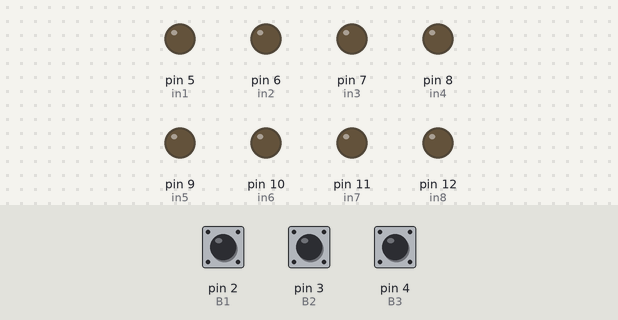
A sketch run on a simulated Arduino Uno, built with avr-gcc and run on an emulated ATmega328P. Shown: output pins drawn as LEDs (lit = HIGH). The test bench sets the inputs (shaded band); at power-on: pin 2 (B1) HIGH, pin 4 (B3) HIGH, pin 3 (B2) HIGH.

Above: at 1.2 s.
1.3 s: pin 2 (B1) pulled LOW for 0.15 s
At 2.8 s:
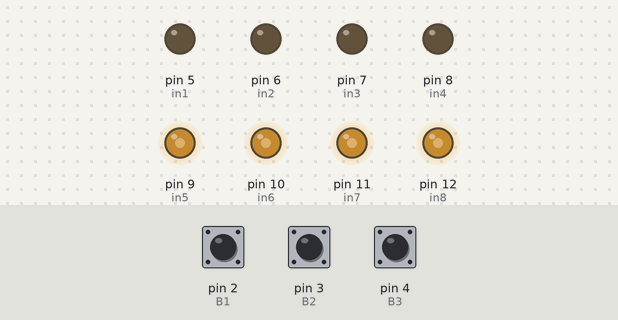
4.3 s: pin 4 (B3) pulled LOW for 0.15 s
At 6.8 s:
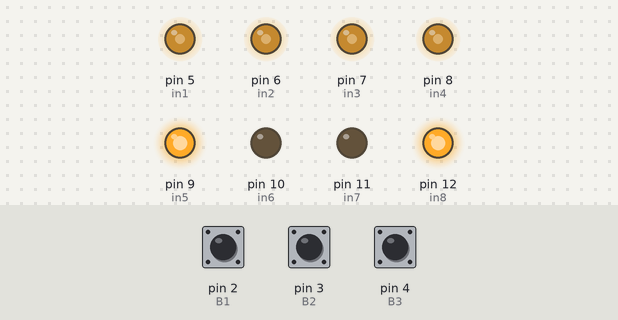
7.3 s: pin 2 (B1) pulled LOW for 3.2 s
At 9.7 s:
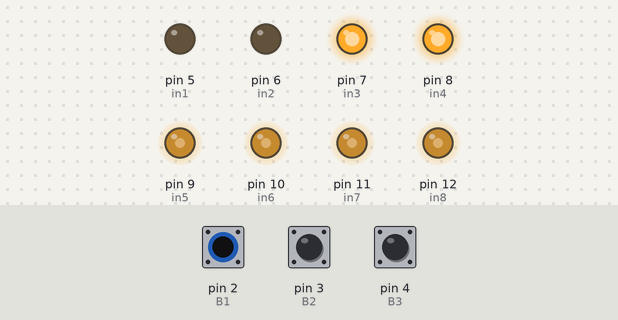
12.0 s: pin 3 (B2) pulled LOW for 3.2 s
At 17.4 s:
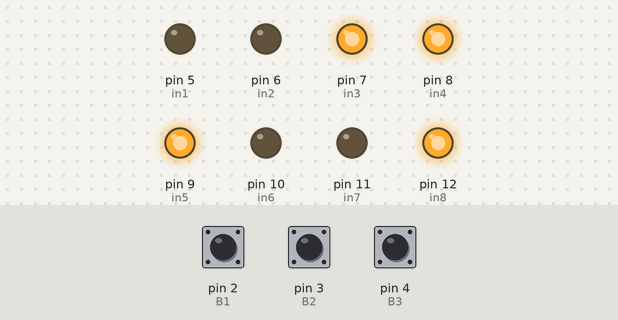
17.6 s: pin 4 (B3) pulled LOW for 1 s
At 20.5 s:
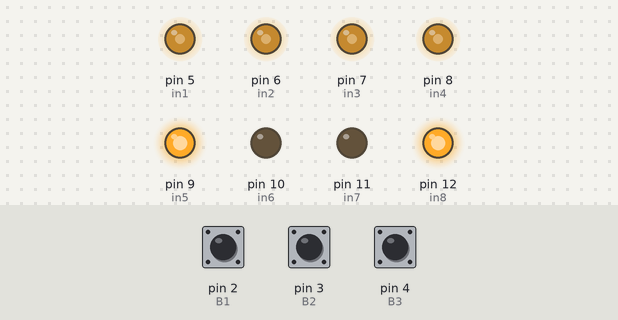
21.6 s: pin 2 (B1) pulled LOW for 1 s
At 22.3 s:
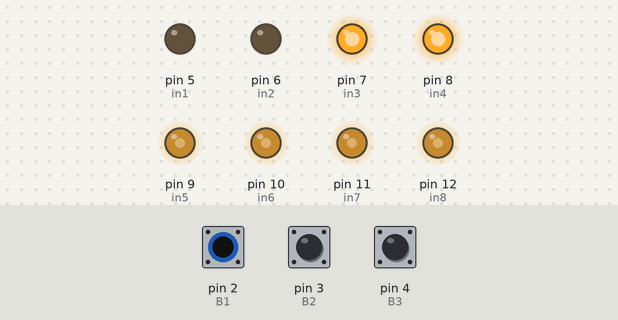
Timing chart, 0 to 25.6 s (numbered marks = the images above; inputs shaded):
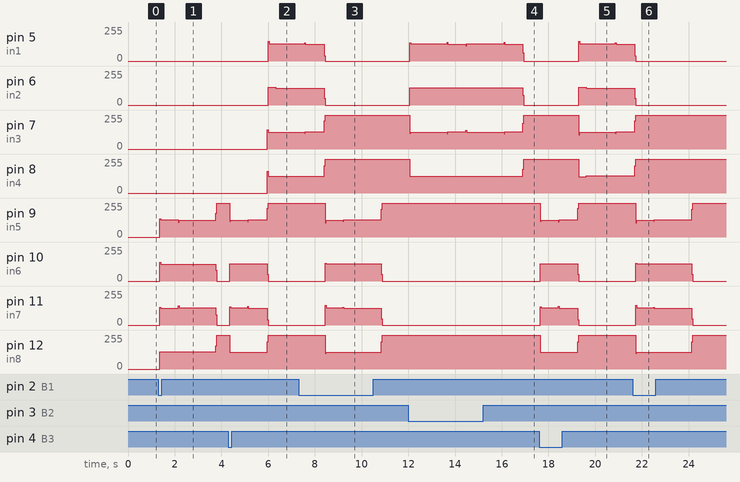

Measured:
- after the input at 1.3 s, pin 9 (in5): 0/255 → 129/255 after 0.05 s, → 126/255 0.80 s later, → 255/255 1.6 s later; pin 10 (in6): 0/255 → 126/255 after 0.05 s, → 0/255 2.4 s later; pin 11 (in7): 0/255 → 126/255 after 0.05 s, → 129/255 0.80 s later, → 0/255 1.6 s later; pin 12 (in8): 0/255 → 129/255 after 0.05 s, → 255/255 2.4 s later
- after the input at 4.3 s, pin 5 (in1): 0/255 → 129/255 after 1.7 s; pin 6 (in2): 0/255 → 134/255 after 1.7 s, → 126/255 0.32 s later; pin 7 (in3), pin 8 (in4): 0/255 → 126/255 after 1.7 s; pin 9 (in5): 255/255 → 126/255 after 0.06 s, → 129/255 0.76 s later, → 255/255 0.84 s later; pin 10 (in6): 0/255 → 129/255 after 0.06 s, → 0/255 1.6 s later
- after the input at 7.3 s, pin 9 (in5): 255/255 → 126/255 after 1.1 s, → 129/255 0.76 s later, → 255/255 1.6 s later; pin 10 (in6): 0/255 → 129/255 after 1.1 s, → 0/255 2.4 s later; pin 11 (in7): 0/255 → 129/255 after 1.1 s, → 126/255 0.76 s later, → 0/255 1.6 s later; pin 12 (in8): 255/255 → 126/255 after 1.1 s, → 255/255 2.4 s later
- after the input at 17.6 s, pin 5 (in1): 0/255 → 129/255 after 1.7 s, → 126/255 1.6 s later; pin 6 (in2): 0/255 → 134/255 after 1.7 s, → 126/255 0.32 s later
- after the input at 21.6 s, pin 9 (in5): 255/255 → 126/255 after 0.14 s, → 129/255 0.76 s later, → 255/255 1.6 s later; pin 10 (in6): 0/255 → 129/255 after 0.14 s, → 0/255 2.4 s later; pin 11 (in7): 0/255 → 129/255 after 0.14 s, → 126/255 0.76 s later, → 0/255 1.6 s later; pin 12 (in8): 255/255 → 126/255 after 0.14 s, → 255/255 2.4 s later

The sketch:

knopki.ino
```cpp
// 1.ОБЪЯВЛЕНИЕ ПОРТОВ

//пины лифта

#define in1 5
#define in2 6
#define in3 7
#define in4 8

//пины кнопок

#define B1 2 // нажатие 1 кнопки -> режим проверки барабана
#define B2 3 // нажатие 2 кнопки -> режим проверки лифта
#define B3 4 // нажатие 3 кнопки -> режим проверки цикла

//пины барабана

#define in5 9
#define in6 10
#define in7 11
#define in8 12


// 2. ОБЪЯВЛЕНИЕ РЕЖИМОВ ПОРТОВ

void setup()
{
//Serial.begin(9600);
pinMode(in1, OUTPUT);
pinMode(in2, OUTPUT);
pinMode(in3, OUTPUT);
pinMode(in4, OUTPUT);

pinMode(B1, INPUT_PULLUP);
pinMode(B2, INPUT_PULLUP);
pinMode(B3, INPUT_PULLUP);

pinMode(in5, OUTPUT);
pinMode(in6, OUTPUT);
pinMode(in7, OUTPUT);
pinMode(in8, OUTPUT);
}

// 3. ФУНКЦИИ ВРАЩЕНИЯ

//функция вращения барабана

void vr_bar(int t1,int t2)
{
int dl = 2;
for (int t = 0;t <= t1;t++) // ВРАЩЕНИЕ ПРОТИВ ЧАСОВОЙ
{
digitalWrite(in5, HIGH);
digitalWrite(in6, LOW);
digitalWrite(in7, LOW);
digitalWrite(in8, HIGH);
delay(dl);

digitalWrite(in5, HIGH);
digitalWrite(in6, HIGH);
digitalWrite(in7, LOW);
digitalWrite(in8, LOW);
delay(dl);

digitalWrite(in5, LOW);
digitalWrite(in6, HIGH);
digitalWrite(in7, HIGH);
digitalWrite(in8, LOW);
delay(dl);

digitalWrite(in5, LOW);
digitalWrite(in6, LOW);
digitalWrite(in7, HIGH);
digitalWrite(in8, HIGH);
delay(dl);
}

for (int t = 0;t <= t2;t++) // ВРАЩЕНИЕ ПО ЧАСОВОЙ
{
digitalWrite(in5, LOW);
digitalWrite(in6, LOW);
digitalWrite(in7, HIGH);
digitalWrite(in8, HIGH);
delay(dl);

digitalWrite(in5, LOW);
digitalWrite(in6, HIGH);
digitalWrite(in7, HIGH);
digitalWrite(in8, LOW);
delay(dl);

digitalWrite(in5, HIGH);
digitalWrite(in6, HIGH);
digitalWrite(in7, LOW);
digitalWrite(in8, LOW);
delay(dl);

digitalWrite(in5, HIGH);
digitalWrite(in6, LOW);
digitalWrite(in7, LOW);
digitalWrite(in8, HIGH);
delay(dl);
}
}

//функция вращения лифта

void vr_lift(int t1,int t2)
{
int dl = 2;
for (int t = 0;t <= t1;t++) // ВРАЩЕНИЕ ПО ЧАСОВОЙ
{
digitalWrite(in1, LOW);
digitalWrite(in2, LOW);
digitalWrite(in3, HIGH);
digitalWrite(in4, HIGH);
delay(dl);

digitalWrite(in1, LOW);
digitalWrite(in2, HIGH);
digitalWrite(in3, HIGH);
digitalWrite(in4, LOW);
delay(dl);

digitalWrite(in1, HIGH);
digitalWrite(in2, HIGH);
digitalWrite(in3, LOW);
digitalWrite(in4, LOW);
delay(dl);

digitalWrite(in1, HIGH);
digitalWrite(in2, LOW);
digitalWrite(in3, LOW);
digitalWrite(in4, HIGH);
delay(dl);
}

for (int t = 0;t <= t2;t++) // ВРАЩЕНИЕ ПРОТИВ ЧАСОВОЙ
{
digitalWrite(in1, HIGH);
digitalWrite(in2, LOW);
digitalWrite(in3, LOW);
digitalWrite(in4, HIGH);
delay(dl);

digitalWrite(in1, HIGH);
digitalWrite(in2, HIGH);
digitalWrite(in3, LOW);
digitalWrite(in4, LOW);
delay(dl);

digitalWrite(in1, LOW);
digitalWrite(in2, HIGH);
digitalWrite(in3, HIGH);
digitalWrite(in4, LOW);
delay(dl);

digitalWrite(in1, LOW);
digitalWrite(in2, LOW);
digitalWrite(in3, HIGH);
digitalWrite(in4, HIGH);
delay(dl);
}
}

//4. ОБЪЯВЛЕНИЕ ДЕЙСТВИЙ ПРИ НАЖАТИИ КНОПОК

void loop()
{

//нажатие 1 кнопки -> режим проверки барабана

if (!digitalRead(B1))
{
vr_bar(100,200);
}

//нажатие 2 кнопки -> режим проверки лифта

if (!digitalRead(B2))
{
vr_lift(200,100);
}

//нажатие 3 кнопки -> режим проверки цикла
if (!digitalRead(B3))
{
vr_bar(100,100);
vr_lift(200,100);
}

}

// 4 кнопка работает на прямую с портом RESET, не требует написания программного кода.
// 5 кнопка работает отдельно от модуля Arduino
```
